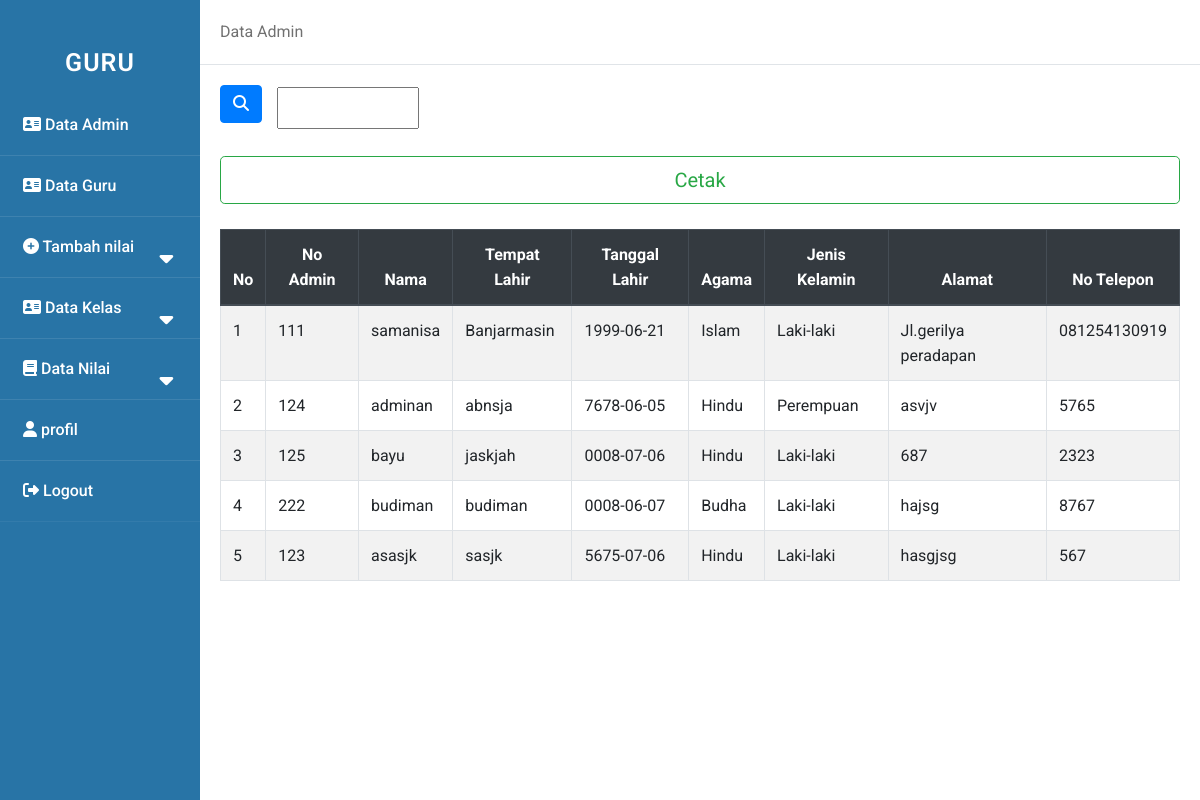
/guru/data_admin.php, run on the app's committed database.
### tables this page shows
CREATE TABLE `data_admin` (
  `id` int(100) NOT NULL,
  `no` int(100) NOT NULL,
  `nama` varchar(100) NOT NULL,
  `tempat` varchar(100) NOT NULL,
  `tanggal` date NOT NULL,
  `agama` varchar(100) NOT NULL,
  `jenis` varchar(100) NOT NULL,
  `alamat` varchar(100) NOT NULL,
  `tlp` text NOT NULL
);

### guru/data_admin.php (the view, shortened to what this page needs)
<!DOCTYPE html>
<html>
    <head>
        <link rel="stylesheet" href="../asset/style.css">
    </head>
    <body>
    <div class="wrapper">
        <nav class="sidebar">
            <div class="text">GURU</div>
            <ul>
                <li><a href="data_admin.php"><i class="fas fa-address-card"></i> Data Admin</a></li>
                <li><a href="data_guru.php"><i class="fas fa-address-card "></i> Data Guru</a></li>
                <li>
                    <a class="nil-btn"><i class="fas fa-plus-circle"></i> Tambah nilai
                    <span class="fas fa-caret-down tam"></span>
                    </a>
                </li>
                <li>
                    <a class="feat-btn"><i class="fas fa-address-card "></i> Data Kelas
                        <span class="fas fa-caret-down first"></span>
                    </a>
                </li>
                <li>
                    <a class="serv-btn"><i class="fas fa-book"></i> Data Nilai
                    <span class="fas fa-caret-down second"></span>
                    </a>
                </li>
                <li><a href="profil.php"><i class="fas fa-user"></i> profil</a></li>
                <li><a href="../logout.php"><i class="fas fa-sign-out-alt"></i> Logout</a></li>
            </ul>
        </nav>
        <div class="main_content">
        <div class="header">Data Admin</div>
        <div class="info">
        <head>
            <link rel="stylesheet" href="https://cdn.jsdelivr.net/npm/bootstrap@4.5.3/dist/css/bootstrap.min.css">
        </head>
        <form action="" method="post" class="form-inline">
            <button type="submit" class="btn btn-primary mb-2" name="submit"><i class="fas fa-search"></i></button>
            <div class="col-sm-11">
                <input type="text" name="cari" palceholder="pencarian" autocomplete="off" class="col-sm-2 col-form-label">
            </div>
            <br>
        </form>
        <br>
            <body>
            <a href="cetak_admin.php"><button type="button" class="btn btn-outline-success btn-lg btn-block">Cetak</button>
            <br>
                <table class="table table-bordered table-striped">
            <thead class="thead-dark">
                <tr align="center">
                    <th scope="col">No</th>
                    <th scope="col">No Admin</th>
                    <th scope="col">Nama</th>
                    <th scope="col">Tempat Lahir</th>
                    <th scope="col">Tanggal Lahir</th>
                    <th scope="col">Agama</th>
                    <th scope="col">Jenis Kelamin</th>
                    <th scope="col">Alamat</th>
                    <th scope="col">No Telepon</th>
                </tr>
            <tbody>
        </thead>
            <?php
                include "../asset/koneksi.php";
                $no=1;
                if(isset($_POST['submit'])){
                    $cari=$_POST['cari'];
                    $query = mysqli_query($koneksi,"SELECT * FROM data_admin WHERE nama LIKE '$cari%'");
                }else{
                    $query= mysqli_query($koneksi,"SELECT * FROM data_admin");
                }
                while ($data = mysqli_fetch_array($query)){
            ?>
                <tr>
                    <td><?php echo $no++;?></td>
                    <td><?php echo $data['id'];?></td>
                    <td><?php echo $data['nama'];?></td>
                    <td><?php echo $data['tempat'];?></td>
                    <td><?php echo $data['tanggal'];?></td>
                    <td><?php echo $data['agama'];?></td>
                    <td><?php echo $data['jenis'];?></td>
                    <td><?php echo $data['alamat'];?></td>
                    <td><?php echo $data['tlp'];?></td>
                </tr>
            <?php
                }
            ?>
                </table>
            </body>
        </div>
    </div>
    </div>
    </body>
</html>

### asset/style.css (style rules this page uses)
* { margin: 0; padding: 0; user-select: none; box-sizing: border-box; font-family: 'roboto', sans-serif; }
.wrapper { display: flex; position: relative; }
.sidebar { position: fixed; width: 200px; height: 100%; left: 0; background: #2874A6; padding: 30px 0; }
.sidebar .text { color: white; font-size: 25px; font-weight: 600; line-height: 65px; text-align: center; background: #2874A6; letter-spacing: 1px; }
.main_content { width: 100%; margin-left: 200px; }
.main_content .header { padding: 20px; background: #fff; color: #717171; border-bottom: 1px solid #e0e4e8; }
.main_content .info { margin: 20px; color: #717171; line-height: 25px; }
nav ul { background: #2874A6; height: 100%; width: 100%; list-style: none; }
nav ul li { line-height: 60px; border-bottom: 1px solid rgba(255, 255, 255, 0.1); }
nav ul li:last-child { border-bottom: 1px solid rgba(255, 255, 255, 0.05); }
nav ul li a { position: relative; color: white; text-decoration: none; font-size: 16px; padding-left: 20px; font-weight: 500; display: block; width: 100%; border-left: 3px solid transparent; }
nav ul li a span { position: absolute; top: 50%; right: 20px; transform: translate(-50%); font-size: 22px; transition: transform 0.4s; }

### data on the page
data_admin: id "111", nama "samanisa", tempat "Banjarmasin", tanggal "1999-06-21", agama "Islam", jenis "Laki-laki", alamat "Jl.gerilya peradapan", tlp "081254130919"
data_admin: id "124", nama "adminan", tempat "abnsja", tanggal "7678-06-05", agama "Hindu", jenis "Perempuan", alamat "asvjv", tlp "5765"
data_admin: id "125", nama "bayu", tempat "jaskjah", tanggal "0008-07-06", agama "Hindu", jenis "Laki-laki", alamat "687", tlp "2323"
data_admin: id "222", nama "budiman", tempat "budiman", tanggal "0008-06-07", agama "Budha", jenis "Laki-laki", alamat "hajsg", tlp "8767"
data_admin: id "123", nama "asasjk", tempat "sasjk", tanggal "5675-07-06", agama "Hindu", jenis "Laki-laki", alamat "hasgjsg", tlp "567"
